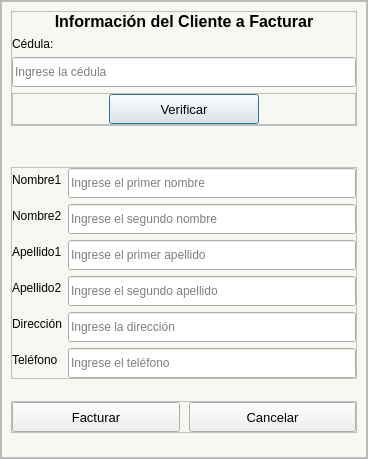
<?xml version="1.0" encoding="UTF-8"?>
<ui version="4.0">
 <class>Dialog</class>
 <widget class="QDialog" name="Dialog">
  <property name="geometry">
   <rect>
    <x>0</x>
    <y>0</y>
    <width>368</width>
    <height>459</height>
   </rect>
  </property>
  <property name="windowTitle">
   <string>Dialog</string>
  </property>
  <layout class="QHBoxLayout" name="horizontalLayout_4">
   <property name="spacing">
    <number>0</number>
   </property>
   <property name="leftMargin">
    <number>0</number>
   </property>
   <property name="topMargin">
    <number>0</number>
   </property>
   <property name="rightMargin">
    <number>0</number>
   </property>
   <property name="bottomMargin">
    <number>0</number>
   </property>
   <item>
    <widget class="QFrame" name="frame">
     <property name="styleSheet">
      <string notr="true"/>
     </property>
     <property name="frameShape">
      <enum>QFrame::StyledPanel</enum>
     </property>
     <property name="frameShadow">
      <enum>QFrame::Raised</enum>
     </property>
     <layout class="QHBoxLayout" name="horizontalLayout_3">
      <property name="spacing">
       <number>0</number>
      </property>
      <property name="leftMargin">
       <number>0</number>
      </property>
      <property name="topMargin">
       <number>0</number>
      </property>
      <property name="rightMargin">
       <number>0</number>
      </property>
      <property name="bottomMargin">
       <number>0</number>
      </property>
      <item>
       <widget class="QFrame" name="frame_2">
        <property name="styleSheet">
         <string notr="true">QFrame {
    background-color: #f8f8f2;
}</string>
        </property>
        <property name="frameShape">
         <enum>QFrame::StyledPanel</enum>
        </property>
        <property name="frameShadow">
         <enum>QFrame::Raised</enum>
        </property>
        <layout class="QVBoxLayout" name="verticalLayout_2">
         <property name="leftMargin">
          <number>9</number>
         </property>
         <property name="topMargin">
          <number>9</number>
         </property>
         <property name="rightMargin">
          <number>9</number>
         </property>
         <property name="bottomMargin">
          <number>9</number>
         </property>
         <item>
          <widget class="QFrame" name="frame_4">
           <property name="frameShape">
            <enum>QFrame::StyledPanel</enum>
           </property>
           <property name="frameShadow">
            <enum>QFrame::Raised</enum>
           </property>
           <layout class="QVBoxLayout" name="verticalLayout">
            <property name="leftMargin">
             <number>0</number>
            </property>
            <property name="topMargin">
             <number>0</number>
            </property>
            <property name="rightMargin">
             <number>0</number>
            </property>
            <property name="bottomMargin">
             <number>0</number>
            </property>
            <item>
             <widget class="QLabel" name="label_23">
              <property name="font">
               <font>
                <pointsize>10</pointsize>
                <italic>false</italic>
                <bold>false</bold>
               </font>
              </property>
              <property name="text">
               <string>&lt;html&gt;&lt;head/&gt;&lt;body&gt;&lt;p&gt;&lt;span style=&quot; font-size:12pt; font-weight:700;&quot;&gt;Información del Cliente a Facturar&lt;/span&gt;&lt;/p&gt;&lt;/body&gt;&lt;/html&gt;</string>
              </property>
              <property name="alignment">
               <set>Qt::AlignCenter</set>
              </property>
             </widget>
            </item>
            <item>
             <widget class="QLabel" name="labelVersion_14">
              <property name="lineWidth">
               <number>1</number>
              </property>
              <property name="text">
               <string>Cédula:</string>
              </property>
              <property name="alignment">
               <set>Qt::AlignLeading|Qt::AlignLeft|Qt::AlignVCenter</set>
              </property>
             </widget>
            </item>
            <item>
             <widget class="QLineEdit" name="usuCedText">
              <property name="minimumSize">
               <size>
                <width>0</width>
                <height>30</height>
               </size>
              </property>
              <property name="text">
               <string/>
              </property>
              <property name="frame">
               <bool>true</bool>
              </property>
              <property name="echoMode">
               <enum>QLineEdit::Normal</enum>
              </property>
              <property name="placeholderText">
               <string>Ingrese la cédula</string>
              </property>
             </widget>
            </item>
            <item>
             <widget class="QFrame" name="frame_5">
              <property name="frameShape">
               <enum>QFrame::StyledPanel</enum>
              </property>
              <property name="frameShadow">
               <enum>QFrame::Raised</enum>
              </property>
              <layout class="QHBoxLayout" name="horizontalLayout">
               <property name="leftMargin">
                <number>0</number>
               </property>
               <property name="topMargin">
                <number>0</number>
               </property>
               <property name="rightMargin">
                <number>0</number>
               </property>
               <property name="bottomMargin">
                <number>0</number>
               </property>
               <item>
                <spacer name="horizontalSpacer">
                 <property name="orientation">
                  <enum>Qt::Horizontal</enum>
                 </property>
                 <property name="sizeHint" stdset="0">
                  <size>
                   <width>40</width>
                   <height>20</height>
                  </size>
                 </property>
                </spacer>
               </item>
               <item>
                <widget class="QPushButton" name="cliButtonVer">
                 <property name="minimumSize">
                  <size>
                   <width>150</width>
                   <height>30</height>
                  </size>
                 </property>
                 <property name="font">
                  <font>
                   <pointsize>10</pointsize>
                   <italic>false</italic>
                   <bold>false</bold>
                  </font>
                 </property>
                 <property name="cursor">
                  <cursorShape>PointingHandCursor</cursorShape>
                 </property>
                 <property name="text">
                  <string>Verificar</string>
                 </property>
                 <property name="icon">
                  <iconset resource="../../resources.qrc">
                   <normaloff>:/icons/images/icons/cil-user.png</normaloff>:/icons/images/icons/cil-user.png</iconset>
                 </property>
                </widget>
               </item>
               <item>
                <spacer name="horizontalSpacer_2">
                 <property name="orientation">
                  <enum>Qt::Horizontal</enum>
                 </property>
                 <property name="sizeHint" stdset="0">
                  <size>
                   <width>40</width>
                   <height>20</height>
                  </size>
                 </property>
                </spacer>
               </item>
              </layout>
             </widget>
            </item>
           </layout>
          </widget>
         </item>
         <item>
          <widget class="QLabel" name="labelError">
           <property name="lineWidth">
            <number>1</number>
           </property>
           <property name="text">
            <string/>
           </property>
           <property name="textFormat">
            <enum>Qt::RichText</enum>
           </property>
           <property name="alignment">
            <set>Qt::AlignLeading|Qt::AlignLeft|Qt::AlignVCenter</set>
           </property>
          </widget>
         </item>
         <item>
          <spacer name="verticalSpacer_2">
           <property name="orientation">
            <enum>Qt::Vertical</enum>
           </property>
           <property name="sizeHint" stdset="0">
            <size>
             <width>20</width>
             <height>40</height>
            </size>
           </property>
          </spacer>
         </item>
         <item>
          <widget class="QFrame" name="frame_23">
           <property name="frameShape">
            <enum>QFrame::StyledPanel</enum>
           </property>
           <property name="frameShadow">
            <enum>QFrame::Raised</enum>
           </property>
           <layout class="QFormLayout" name="formLayout_7">
            <property name="leftMargin">
             <number>0</number>
            </property>
            <property name="topMargin">
             <number>0</number>
            </property>
            <property name="rightMargin">
             <number>0</number>
            </property>
            <property name="bottomMargin">
             <number>0</number>
            </property>
            <item row="0" column="0">
             <widget class="QLabel" name="labelVersion_12">
              <property name="lineWidth">
               <number>1</number>
              </property>
              <property name="text">
               <string>Nombre1</string>
              </property>
              <property name="alignment">
               <set>Qt::AlignLeading|Qt::AlignLeft|Qt::AlignVCenter</set>
              </property>
             </widget>
            </item>
            <item row="0" column="1">
             <widget class="QLineEdit" name="usuNomText">
              <property name="minimumSize">
               <size>
                <width>0</width>
                <height>30</height>
               </size>
              </property>
              <property name="text">
               <string/>
              </property>
              <property name="placeholderText">
               <string>Ingrese el primer nombre</string>
              </property>
             </widget>
            </item>
            <item row="1" column="0">
             <widget class="QLabel" name="labelVersion_20">
              <property name="lineWidth">
               <number>1</number>
              </property>
              <property name="text">
               <string>Nombre2</string>
              </property>
              <property name="alignment">
               <set>Qt::AlignLeading|Qt::AlignLeft|Qt::AlignVCenter</set>
              </property>
             </widget>
            </item>
            <item row="1" column="1">
             <widget class="QLineEdit" name="usuNom2Text">
              <property name="minimumSize">
               <size>
                <width>0</width>
                <height>30</height>
               </size>
              </property>
              <property name="text">
               <string/>
              </property>
              <property name="placeholderText">
               <string>Ingrese el segundo nombre</string>
              </property>
             </widget>
            </item>
            <item row="2" column="0">
             <widget class="QLabel" name="labelVersion_21">
              <property name="lineWidth">
               <number>1</number>
              </property>
              <property name="text">
               <string>Apellido1</string>
              </property>
              <property name="alignment">
               <set>Qt::AlignLeading|Qt::AlignLeft|Qt::AlignVCenter</set>
              </property>
             </widget>
            </item>
            <item row="2" column="1">
             <widget class="QLineEdit" name="usuApe1Text">
              <property name="minimumSize">
               <size>
                <width>0</width>
                <height>30</height>
               </size>
              </property>
              <property name="text">
               <string/>
              </property>
              <property name="placeholderText">
               <string>Ingrese el primer apellido</string>
              </property>
             </widget>
            </item>
            <item row="3" column="0">
             <widget class="QLabel" name="labelVersion_22">
              <property name="lineWidth">
               <number>1</number>
              </property>
              <property name="text">
               <string>Apellido2</string>
              </property>
              <property name="alignment">
               <set>Qt::AlignLeading|Qt::AlignLeft|Qt::AlignVCenter</set>
              </property>
             </widget>
            </item>
            <item row="3" column="1">
             <widget class="QLineEdit" name="usuApe2Text">
              <property name="minimumSize">
               <size>
                <width>0</width>
                <height>30</height>
               </size>
              </property>
              <property name="text">
               <string/>
              </property>
              <property name="placeholderText">
               <string>Ingrese el segundo apellido</string>
              </property>
             </widget>
            </item>
            <item row="4" column="0">
             <widget class="QLabel" name="labelVersion_13">
              <property name="lineWidth">
               <number>1</number>
              </property>
              <property name="text">
               <string>Dirección</string>
              </property>
              <property name="alignment">
               <set>Qt::AlignLeading|Qt::AlignLeft|Qt::AlignVCenter</set>
              </property>
             </widget>
            </item>
            <item row="4" column="1">
             <widget class="QLineEdit" name="usuDirText">
              <property name="minimumSize">
               <size>
                <width>0</width>
                <height>30</height>
               </size>
              </property>
              <property name="text">
               <string/>
              </property>
              <property name="placeholderText">
               <string>Ingrese la dirección</string>
              </property>
             </widget>
            </item>
            <item row="5" column="0">
             <widget class="QLabel" name="labelVersion_15">
              <property name="lineWidth">
               <number>1</number>
              </property>
              <property name="text">
               <string>Teléfono</string>
              </property>
              <property name="alignment">
               <set>Qt::AlignLeading|Qt::AlignLeft|Qt::AlignVCenter</set>
              </property>
             </widget>
            </item>
            <item row="5" column="1">
             <widget class="QLineEdit" name="usuTelText">
              <property name="minimumSize">
               <size>
                <width>0</width>
                <height>30</height>
               </size>
              </property>
              <property name="text">
               <string/>
              </property>
              <property name="placeholderText">
               <string>Ingrese el teléfono</string>
              </property>
             </widget>
            </item>
           </layout>
          </widget>
         </item>
         <item>
          <spacer name="verticalSpacer">
           <property name="orientation">
            <enum>Qt::Vertical</enum>
           </property>
           <property name="sizeHint" stdset="0">
            <size>
             <width>20</width>
             <height>40</height>
            </size>
           </property>
          </spacer>
         </item>
         <item>
          <widget class="QFrame" name="frame_3">
           <property name="frameShape">
            <enum>QFrame::StyledPanel</enum>
           </property>
           <property name="frameShadow">
            <enum>QFrame::Raised</enum>
           </property>
           <layout class="QHBoxLayout" name="horizontalLayout_2">
            <property name="spacing">
             <number>9</number>
            </property>
            <property name="leftMargin">
             <number>0</number>
            </property>
            <property name="topMargin">
             <number>0</number>
            </property>
            <property name="rightMargin">
             <number>0</number>
            </property>
            <property name="bottomMargin">
             <number>0</number>
            </property>
            <item>
             <widget class="QPushButton" name="cliButtonFac">
              <property name="minimumSize">
               <size>
                <width>150</width>
                <height>30</height>
               </size>
              </property>
              <property name="font">
               <font>
                <pointsize>10</pointsize>
                <italic>false</italic>
                <bold>false</bold>
               </font>
              </property>
              <property name="cursor">
               <cursorShape>PointingHandCursor</cursorShape>
              </property>
              <property name="text">
               <string>Facturar</string>
              </property>
              <property name="icon">
               <iconset resource="../../resources.qrc">
                <normaloff>:/icons/images/icons/cil-input.png</normaloff>:/icons/images/icons/cil-input.png</iconset>
              </property>
             </widget>
            </item>
            <item>
             <widget class="QPushButton" name="cliButtonCan">
              <property name="minimumSize">
               <size>
                <width>150</width>
                <height>30</height>
               </size>
              </property>
              <property name="font">
               <font>
                <pointsize>10</pointsize>
                <italic>false</italic>
                <bold>false</bold>
               </font>
              </property>
              <property name="cursor">
               <cursorShape>PointingHandCursor</cursorShape>
              </property>
              <property name="text">
               <string>Cancelar</string>
              </property>
              <property name="icon">
               <iconset resource="../../resources.qrc">
                <normaloff>:/icons/images/icons/cil-x-circle.png</normaloff>:/icons/images/icons/cil-x-circle.png</iconset>
              </property>
             </widget>
            </item>
           </layout>
          </widget>
         </item>
         <item>
          <spacer name="verticalSpacer_3">
           <property name="orientation">
            <enum>Qt::Vertical</enum>
           </property>
           <property name="sizeHint" stdset="0">
            <size>
             <width>20</width>
             <height>40</height>
            </size>
           </property>
          </spacer>
         </item>
        </layout>
       </widget>
      </item>
     </layout>
    </widget>
   </item>
  </layout>
 </widget>
 <resources>
  <include location="../../resources.qrc"/>
 </resources>
 <connections/>
</ui>
